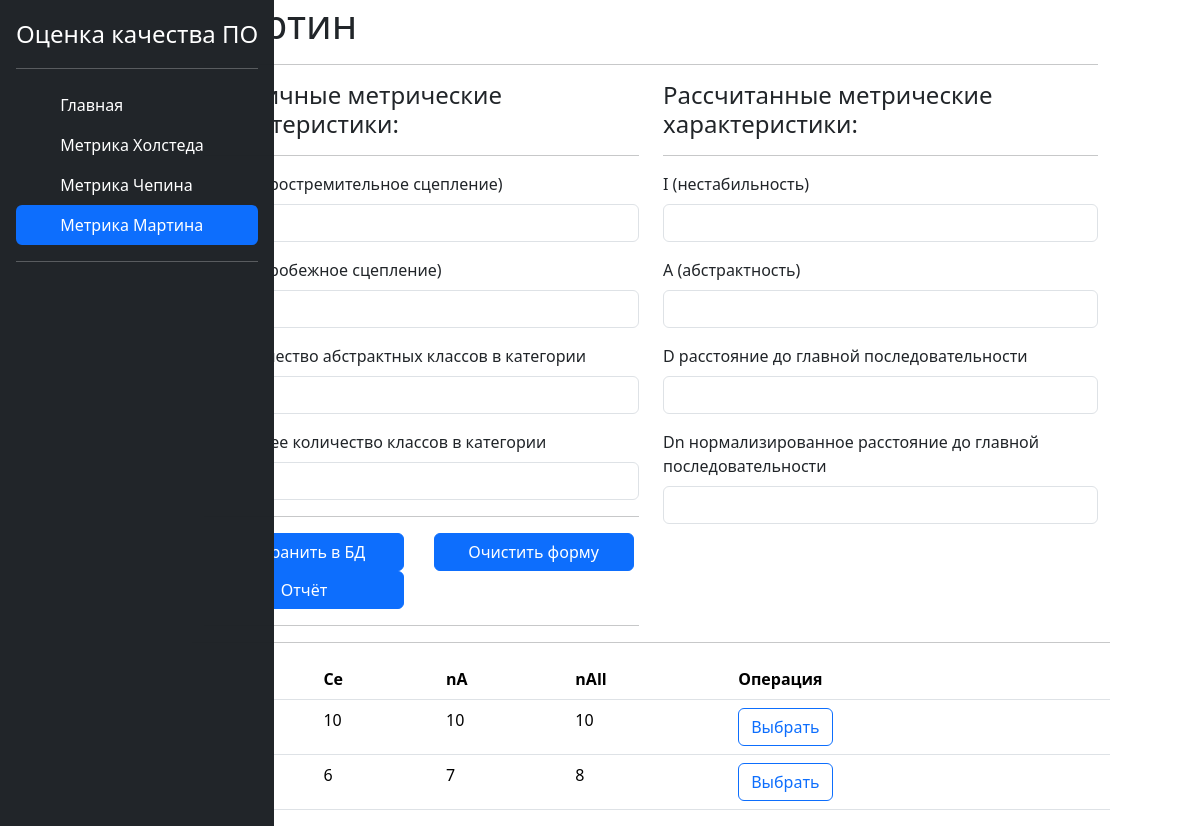
Page /martin/ on the committed database.
### martin/models.py (models this page shows)
class MartinParam(models.Model):
    param1 = models.IntegerField(verbose_name='Са (центростремительное сцепление)')
    param2 = models.IntegerField(verbose_name='Се (центробежное сцепление)')
    param3 = models.IntegerField(verbose_name='nA количество абстрактных классов в категории')
    param4 = models.IntegerField(verbose_name='nАll общее количество классов в категории')

### martin/views.py (the view)
# urls.py: path('', views.index, name='chepin'),
def index(request):
    context = {"title": 'Мартин',
               'my_param': MartinParam.objects.all()}
    if request.method == 'POST':
        MartinParam.objects.create(param1=int(request.POST['Са (центростремительное сцепление)']),
                                   param2=int(request.POST['Се (центробежное сцепление)']),
                                   param3=int(request.POST['nA количество абстрактных классов в категории']),
                                   param4=int(request.POST['nАll общее количество классов в категории']),)
    return render(request, 'martin.html', {'context': context, })

### martin/templates/martin.html (shortened to what this page needs)
{% extends 'base.html' %}
{% load static %}
{% block content %}
<h1> {{context.title}} </h1>
<hr>
<div class="row">
    <div class="col">
        <h4> Первичные метрические характеристики: </h4>
        <hr>
        <form action='' id="param1" method="POST">
            <div class="col">
                <div class="mb-3">
                    <label class="form-label">Са (центростремительное сцепление)</label>
                    <input class="form-control" id='ca' name="Са (центростремительное сцепление)" onchange="calculate()">
                </div>
                <div class="mb-3">
                    <label class="form-label"> Се (центробежное сцепление)</label>
                    <input class="form-control" id='ce' name="Се (центробежное сцепление)" onchange="calculate()">
                </div>
                <div class="mb-3">
                    <label class="form-label">nA количество абстрактных классов в категории</label>
                    <input class="form-control" id='na' name="nA количество абстрактных классов в категории" onchange="calculate()">
                </div>
                <div class="mb-3">
                    <label class="form-label">nАll общее количество классов в категории</label>
                    <input class="form-control" id='nall' name="nАll общее количество классов в категории" onchange="calculate()">
                </div>
                <hr>
                <div class="row justify-content-md-center">
                    <div class="col">
                        <button class='btn btn-primary' type="submit" style="width: 200px">Сохранить в БД</button>
                    </div>
                    <div class="col">
                        <button class='btn btn-primary' type="button" style="width: 200px" onclick="location.reload();">Очистить форму</button>
                    </div>
                    <div class="col">
                        <button class='btn btn-primary' type="button" style="width: 200px" onclick="get_pdf()">Отчёт</button>
                    </div>
                </div>
                <hr>
            </div>
        </form>
    </div>
    <div class="col">
        <h4> Рассчитанные метрические характеристики: </h4>
        <hr>
        <form id="param2">
            <div class="mb-3">
                <label class="form-label">I (нестабильность) </label>
                <input class="form-control" name="I (нестабильность)" id="i" readonly>
            </div>
            <div class="mb-3">
                <label class="form-label">А (абстрактность)</label>
                <input class="form-control" name="А (абстрактность)" id="a" readonly>
            </div>
            <div class="mb-3">
                <label class="form-label">D расстояние до главной последовательности</label>
                <input class="form-control" name='D расстояние до главной посл.' id="d" readonly>
            </div>
            <div class="mb-3">
                <label class="form-label">Dn нормализированное расстояние до главной последовательности</label>
                <input class="form-control" name='Dn нормализированное расстояние' id="dn" readonly>
            </div>
        </form>
    </div>
    <hr>
    <table class="table">
        <thead>
        <tr>
            <th scope="col">Са</th>
            <th scope="col">Се </th>
            <th scope="col">nA</th>
            <th scope="col">nАll</th>
            <th scope="col">Операция</th>
        </tr>
        </thead>
        <tbody>
        {% for p in context.my_param %}
        <tr>
            <td>{{ p.param1 }}</td>
            <td>{{ p.param2 }}</td>
            <td>{{ p.param3 }}</td>
            <td>{{ p.param4 }}</td>
            <td><button type="button" class="btn btn-outline-primary" onclick="choose_param(this)">Выбрать</button></td>
        </tr>
        {% endfor %}
        </tbody>
    </table>
</div>
{% endblock %}

### rows in the picture
MartinParam: param2 "10", param3 "10", param4 "10"
MartinParam: param2 "6", param3 "7", param4 "8"
